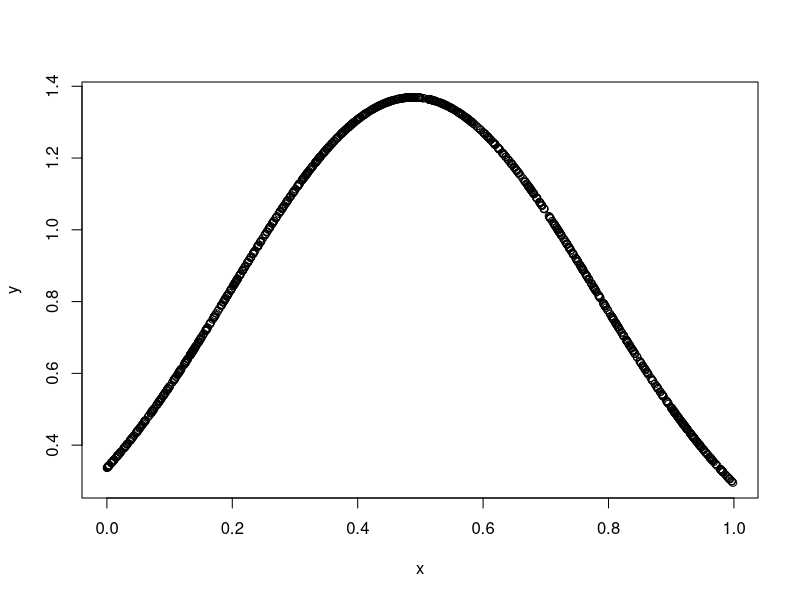

Write R code to recreate this figure.
set.seed(42)
x <- runif(1000)
mu <- mean(x)
sigma <- sd(x)
y <- (1/(sigma*sqrt(2*pi))) * exp(-0.5*(((x-mu)/sigma)^2))
plot(x,y)
